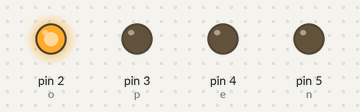
A sketch run on a simulated Arduino Uno, built with avr-gcc and run on an emulated ATmega328P. Shown: output pins drawn as LEDs (lit = HIGH).

Above: at 0.1 s.
At 1.1 s:
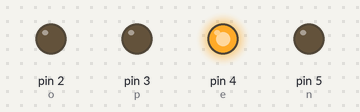
At 2.6 s:
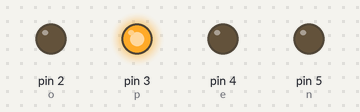
At 3.6 s:
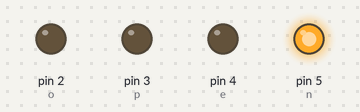
At 20.1 s:
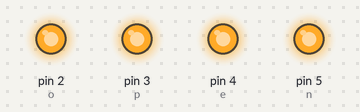
At 39.75 s:
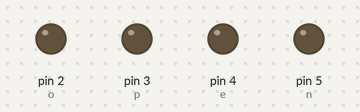
Timing chart, 0 to 40.0 s (numbered marks = the images above):
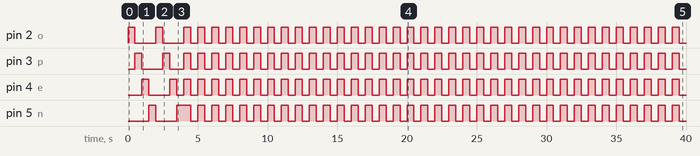

Measured:
- by itself, pin 2 (o): goes HIGH 0.50 s, LOW 1.5 s, HIGH 0.50 s, LOW 1.5 s, 35 × (HIGH 0.50 s, LOW 0.50 s), HIGH 0.50 s, then LOW
- by itself, pin 3 (p): goes HIGH 0.50 s, LOW 1.5 s, HIGH 0.50 s, LOW 1.0 s, 35 × (HIGH 0.50 s, LOW 0.50 s), HIGH 0.50 s, then LOW
- by itself, pin 4 (e): goes HIGH 0.50 s, LOW 1.5 s, 36 × (HIGH 0.50 s, LOW 0.50 s), HIGH 0.50 s, then LOW
- by itself, pin 5 (n): goes HIGH 0.50 s, LOW 1.5 s, HIGH 1.0 s, 35 × (LOW 0.50 s, HIGH 0.50 s), then LOW

The sketch:

main.ino
```cpp
//blink led with delay and loop
int o=2;
int p=3;
int e=4;
int n=5;
int sw1=13;
void setup()
{
  pinMode(o, OUTPUT);
  pinMode(p, OUTPUT);
  pinMode(e, OUTPUT);
  pinMode(n, OUTPUT);
  pinMode(sw1,INPUT_PULLUP);
}
void open()
{
  digitalWrite(o, HIGH);
  //delay(500); // Wait for 1000 millisecond(s)
  digitalWrite(p, LOW);
  digitalWrite(e, LOW);
  digitalWrite(n, LOW);
  delay(500); // Wait for 1000 millisecond(s)
  digitalWrite(o, LOW);
  digitalWrite(p,HIGH);
  digitalWrite(e, LOW);
  digitalWrite(n, LOW);
  delay(500);
  digitalWrite(o, LOW);
  digitalWrite(p, LOW);
  digitalWrite(e, HIGH);
  digitalWrite(n, LOW);
  delay(500);
  digitalWrite(o, LOW);
  digitalWrite(p,LOW);
  digitalWrite(e, LOW);
  digitalWrite(n, HIGH);
  delay(500);
}

void loop()
{

 // if(digitalRead(sw1) == LOW)
//{
  for(int i=0;i<2;i++)
  {
  open();
  }
  while(1)
  {
  digitalWrite(o, HIGH);
  digitalWrite(p, HIGH);
  digitalWrite(e, HIGH);
  digitalWrite(n, HIGH);
  delay(500);
  digitalWrite(o, LOW);
  digitalWrite(p, LOW);
  digitalWrite(e, LOW);
  digitalWrite(n, LOW);
  delay(500);


  }
}
 /* if( int i==2)
  {

  }

//}*/
```
